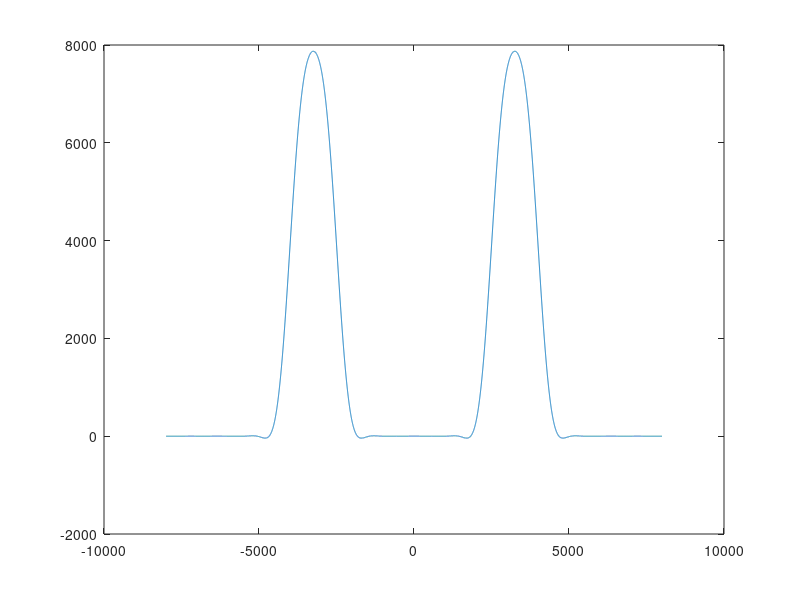

The MATLAB script that drew this image:
f = -3999:1:4000;
yf = -3999*2:8000;
fl = length(f);
h = hanning(21);
F = (f>-2499)-(f>2500);
F1 = 1-F;
hm = fftshift([zeros(1,fl/2-11) h' zeros(1,fl/2-10)]);
HM = fftshift(fft(hm));

y = conv(HM,F1);
%plot(f,F);
plot(yf,real(y));
